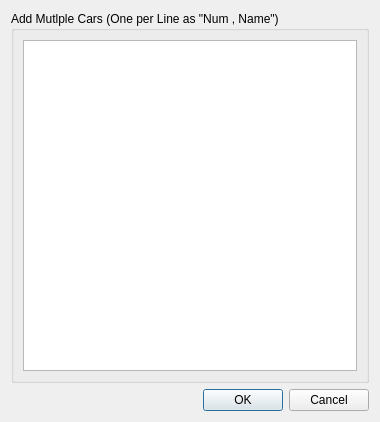
<?xml version="1.0" encoding="UTF-8"?>
<ui version="4.0">
 <class>Dialog</class>
 <widget class="QDialog" name="Dialog">
  <property name="geometry">
   <rect>
    <x>0</x>
    <y>0</y>
    <width>380</width>
    <height>422</height>
   </rect>
  </property>
  <property name="windowTitle">
   <string>Dialog</string>
  </property>
  <layout class="QGridLayout" name="gridLayout_2">
   <item row="0" column="0">
    <layout class="QGridLayout" name="gridLayout">
     <item row="0" column="0">
      <widget class="QGroupBox" name="groupBox">
       <property name="title">
        <string>Add Mutlple Cars (One per Line as &quot;Num , Name&quot;)</string>
       </property>
       <layout class="QGridLayout" name="gridLayout_4">
        <item row="0" column="0">
         <layout class="QGridLayout" name="gridLayout_3">
          <item row="0" column="0">
           <widget class="QPlainTextEdit" name="batchEdit">
            <property name="tabChangesFocus">
             <bool>true</bool>
            </property>
           </widget>
          </item>
         </layout>
        </item>
       </layout>
      </widget>
     </item>
    </layout>
   </item>
   <item row="1" column="0">
    <widget class="QDialogButtonBox" name="buttonBox">
     <property name="orientation">
      <enum>Qt::Horizontal</enum>
     </property>
     <property name="standardButtons">
      <set>QDialogButtonBox::Cancel|QDialogButtonBox::Ok</set>
     </property>
    </widget>
   </item>
  </layout>
 </widget>
 <resources/>
 <connections>
  <connection>
   <sender>buttonBox</sender>
   <signal>accepted()</signal>
   <receiver>Dialog</receiver>
   <slot>accept()</slot>
   <hints>
    <hint type="sourcelabel">
     <x>248</x>
     <y>254</y>
    </hint>
    <hint type="destinationlabel">
     <x>157</x>
     <y>274</y>
    </hint>
   </hints>
  </connection>
  <connection>
   <sender>buttonBox</sender>
   <signal>rejected()</signal>
   <receiver>Dialog</receiver>
   <slot>reject()</slot>
   <hints>
    <hint type="sourcelabel">
     <x>316</x>
     <y>260</y>
    </hint>
    <hint type="destinationlabel">
     <x>286</x>
     <y>274</y>
    </hint>
   </hints>
  </connection>
 </connections>
</ui>
